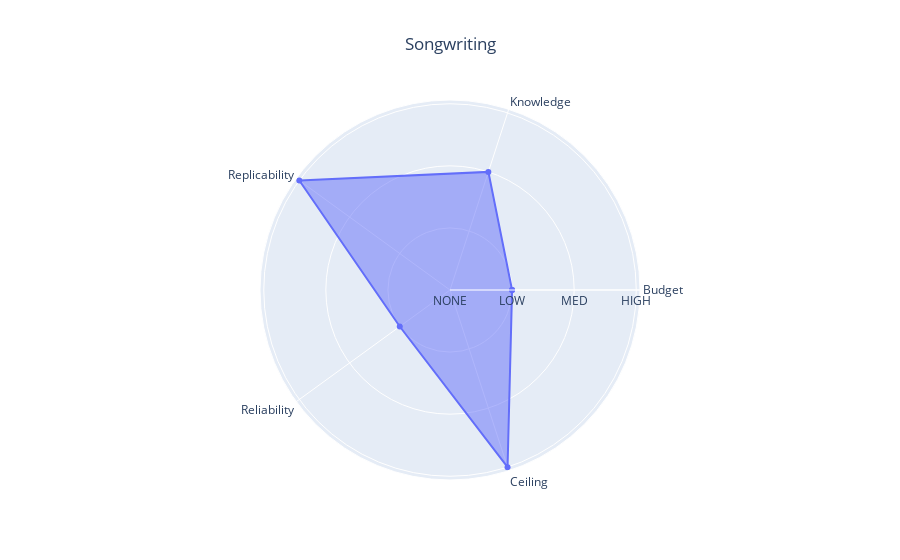
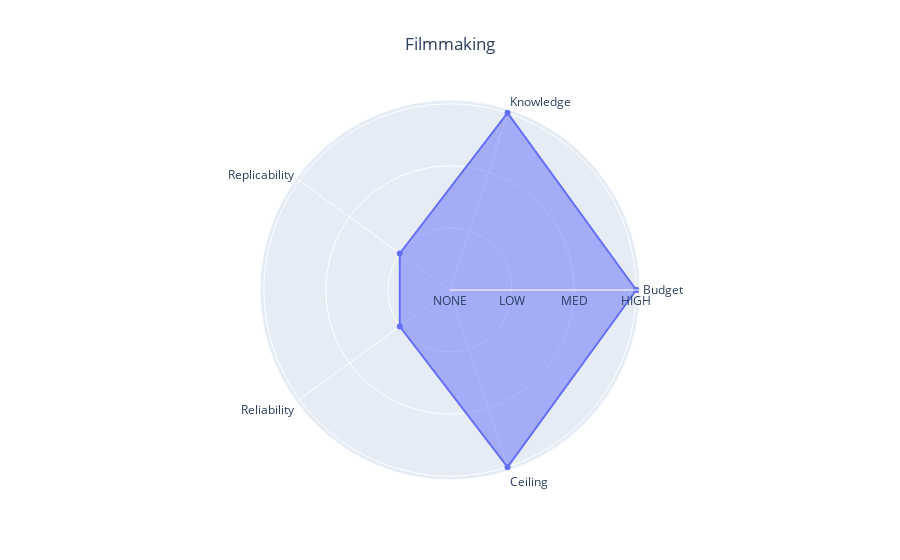
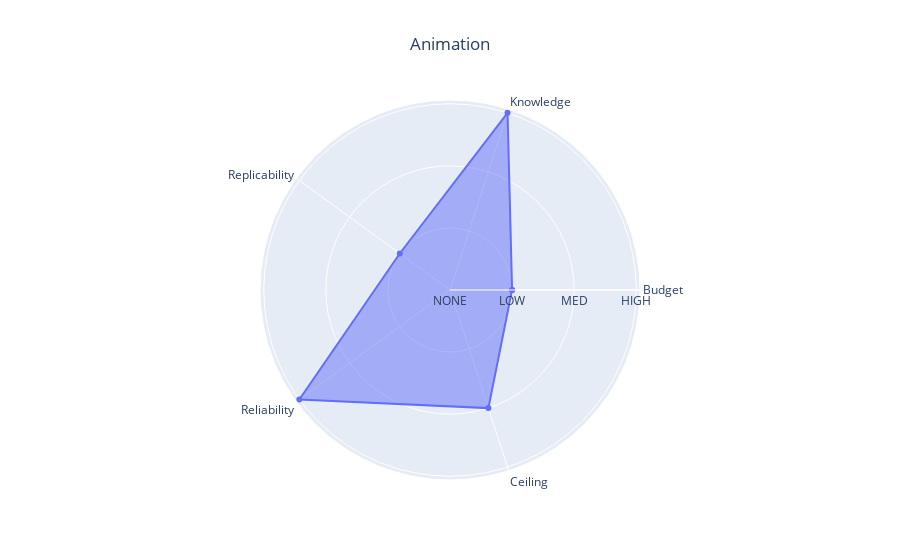
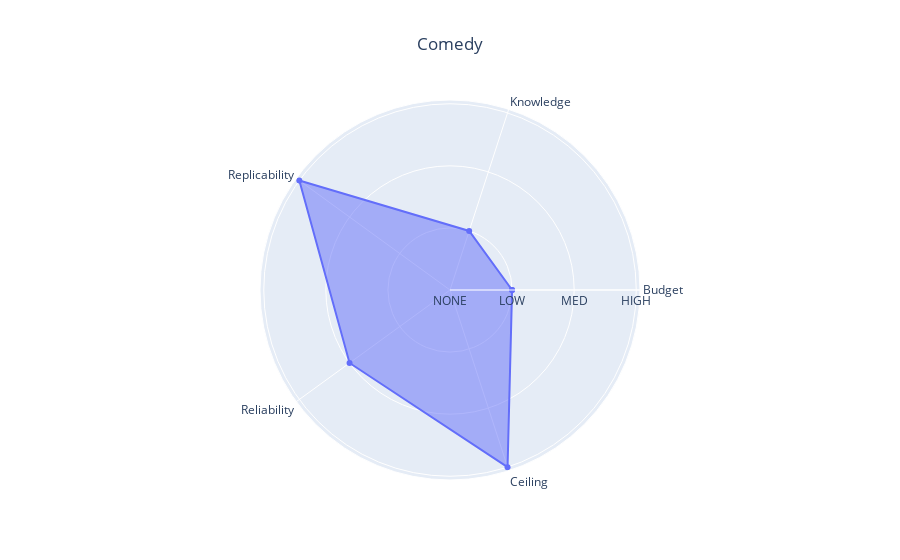

The notebook cell saved with these charts, in order:
### Markdown cell above
# Data From Collin came from a text to my dad:

how would we graph this data: Skills and their qualities?

Songwriting - low budget, medium knowledge, high replicability, low reliability, high ceiling, tinkered

filmmaking - high budget, high knowledge, low replicability, low reliability, high ceiling, event

Animation - low budget, high knowledge, low replicability, high reliability, medium ceiling, tinkered

Comedy - low budget, low knowledge, high replicability, medium reliability, high ceiling, event

Drawing - low budget, medium knowledge, high replicability, high reliability, low ceiling, tinkered

Music production - high budget, high knowledge, high replicability, high reliability, medium ceiling, tinkered

Photography - high budget, high knowledge, high replicability, high reliability, medium ceiling, event

Writing (novels) - low budget, medium knowledge, low replicability, medium reliability, high ceiling, tinkered

Acting - low budget, low knowledge, high replicability, high reliability, high ceiling, event

### Code cell
"""
I separated the data from collin to one single list of categories and a bunch of dictionaries - one for each skill. 
For each skill, he rates himself (low=1, med=2, high=3) on each of 5 categories. 
"""
categories = ['Budget', 'Knowledge', 'Replicability', 'Reliability', 'Ceiling']
# repeat the first category at the end in order to make the border around the polygon continuous. 
categories = [*categories, categories[0]]

s1 = {
  "skill": "songwriting",
  "label": "Songwriting",
  "values": [1, 2, 3, 1, 3] # corresponds to the categories above.
}
s2 = {
  "skill": "filmmaking",
  "label": "Filmmaking",
  "values": [3, 3, 1, 1, 3] # corresponds to the categories above.
}
s3 = {
  "skill": "animation",
  "label": "Animation",
  "values": [1, 3, 1, 3, 2] # corresponds to the categories above.
}
s4 = {
  "skill": "comedy",
  "label": "Comedy",
  "values": [1, 1, 3, 2, 3] # corresponds to the categories above.
}
s5 = {
  "skill": "drawing",
  "label": "Drawing",
  "values": [1, 2, 3, 3, 1] # corresponds to the categories above.
}
s6 = {
  "skill": "musicproduction",
  "label": "Music Production",
  "values": [3, 3, 3, 3, 2] # corresponds to the categories above.
}
s7  = {
  "skill": "photography",
  "label": "Photography",
  "values": [3, 3, 3, 3, 2] # corresponds to the categories above.
}
s8  = {
  "skill": "writing",
  "label": "Writing",
  "values": [1, 2, 1, 2, 3] # corresponds to the categories above.
}
s9  = {
  "skill": "acting",
  "label": "Acting", 
  "values": [1, 1, 3, 3, 3] # corresponds to the categories above.
}

# Compile all dictionary entries
skills={1:s1, 2:s2, 3:s3, 4:s4, 5:s5, 6:s6, 7:s7, 8:s8, 9: s9}

for i in skills:
    v = skills[i]['values']
    v = [*v, v[0]]
    label = skills[i]['label']
    
    fig = go.Figure(
        data=[
            go.Scatterpolar(r=v, theta=categories, fill='toself', name=label)
        ],
        layout=go.Layout(
            title=go.layout.Title(text=label),
            polar={'radialaxis': {'visible': True}},
            showlegend=False
        )
    )

    fig.update_layout(title_x=0.5,
        polar=dict(
            radialaxis=dict(
            visible=True,
            tickvals=[0, 1, 2, 3],
            ticktext=['NONE','LOW', 'MED', "HIGH"]            
        )),
      showlegend=False
    )

    fig.show()

### Figure 1 — Plotly figure (JSON) as saved in the notebook; plotly's stock layout.template omitted (floating-point values rounded to 4 significant figures)
{"data": [{"fill": "toself", "name": "Songwriting", "r": [1, 2, 3, 1, 3, 1], "theta": ["Budget", "Knowledge", "Replicability", "Reliability", "Ceiling", "Budget"], "type": "scatterpolar"}], "layout": {"polar": {"radialaxis": {"ticktext": ["NONE", "LOW", "MED", "HIGH"], "tickvals": [0, 1, 2, 3], "visible": true}}, "showlegend": false, "title": {"text": "Songwriting", "x": 0.5}}}

### Figure 2 — Plotly figure (JSON) as saved in the notebook; plotly's stock layout.template omitted (floating-point values rounded to 4 significant figures)
{"data": [{"fill": "toself", "name": "Filmmaking", "r": [3, 3, 1, 1, 3, 3], "theta": ["Budget", "Knowledge", "Replicability", "Reliability", "Ceiling", "Budget"], "type": "scatterpolar"}], "layout": {"polar": {"radialaxis": {"ticktext": ["NONE", "LOW", "MED", "HIGH"], "tickvals": [0, 1, 2, 3], "visible": true}}, "showlegend": false, "title": {"text": "Filmmaking", "x": 0.5}}}

### Figure 3 — Plotly figure (JSON) as saved in the notebook; plotly's stock layout.template omitted (floating-point values rounded to 4 significant figures)
{"data": [{"fill": "toself", "name": "Animation", "r": [1, 3, 1, 3, 2, 1], "theta": ["Budget", "Knowledge", "Replicability", "Reliability", "Ceiling", "Budget"], "type": "scatterpolar"}], "layout": {"polar": {"radialaxis": {"ticktext": ["NONE", "LOW", "MED", "HIGH"], "tickvals": [0, 1, 2, 3], "visible": true}}, "showlegend": false, "title": {"text": "Animation", "x": 0.5}}}

### Figure 4 — Plotly figure (JSON) as saved in the notebook; plotly's stock layout.template omitted (floating-point values rounded to 4 significant figures)
{"data": [{"fill": "toself", "name": "Comedy", "r": [1, 1, 3, 2, 3, 1], "theta": ["Budget", "Knowledge", "Replicability", "Reliability", "Ceiling", "Budget"], "type": "scatterpolar"}], "layout": {"polar": {"radialaxis": {"ticktext": ["NONE", "LOW", "MED", "HIGH"], "tickvals": [0, 1, 2, 3], "visible": true}}, "showlegend": false, "title": {"text": "Comedy", "x": 0.5}}}
